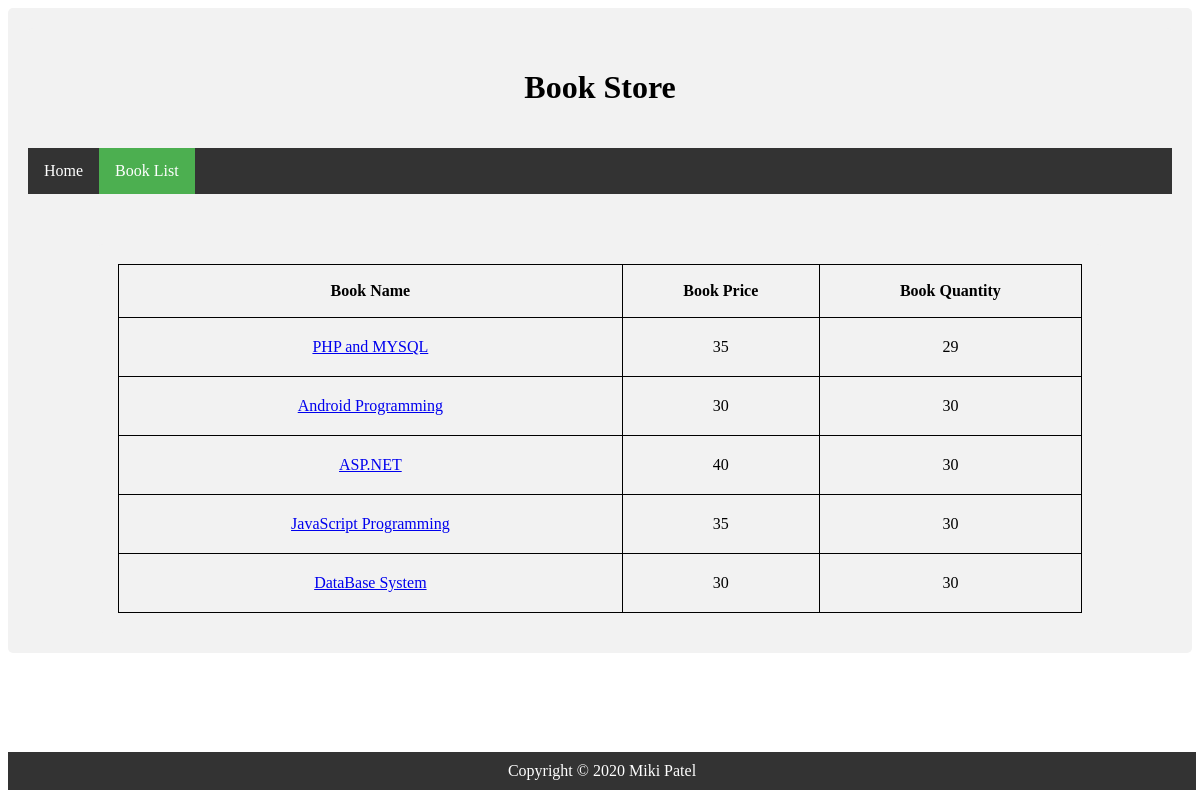
/Book.php, run on the app's committed database.
### tables this page shows
CREATE TABLE `bookinventory` (
  `Book_Id` int(11) NOT NULL,
  `Book_Name` varchar(50) NOT NULL,
  `Book_Price` int(200) NOT NULL,
  `Book_Quantity` int(200) NOT NULL
);

### Book.php (the view, shortened to what this page needs)
<!DOCTYPE html>
<html lang="en">
<head>
</head>
<body>
    <div class="wrapper">
    <div id="header">
        <header>
            <h1>Book Store</h1>
        </header>
    </div>
    <nav>
        <ul>
            <li><a href="index.php">Home</a></li>
            <li><a class="active" href="Book.php">Book List</a></li>
        </ul>
    </nav>
    <div id="table">
                <table>
                    <thead>
                        <tr>
                            <th>Book Name</th>
                            <th>Book Price</th>
                            <th>Book Quantity</th>
                        </tr>
                    </thead>
                    <tbody>
                        <?php
                             require('mysqli_connect.php');
                             $q = "SELECT * FROM bookinventory";
                                $data = $db->query($q);
                                if ($data->num_rows > 0) {
                                while($row = $data->fetch_assoc())
                                {
                                    echo "<tr>";
                                    echo "<td><a href='checkout.php?Book_Id=".$row['Book_Id']."'>" . $row['Book_Name'] . 	"</a></td>";
                                    echo "<td>" . $row['Book_Price'] . 		"</td>";
                                    echo "<td>" . $row['Book_Quantity'] . 	"</td>";
                                    echo "</tr>";
                                }
                            } else {
                                echo "0 results";
                            }
                        ?>
                    </tbody>
                </table>
            </div>
    </div>
    <footer class="footer">
        Copyright © 2020 Miki Patel
    </footer>
</body>
</html>

### Book.php (style rules this page uses)
ul { list-style-type: none; margin: 0; padding: 0; overflow: hidden; background-color: #333; }
li { float: left; }
li a { display: block; color: white; text-align: center; padding: 14px 16px; text-decoration: none; }
h1 { text-align:center; }
.active { background-color: #4CAF50; }
.footer { position: fixed; bottom: 0; width: 99%; background-color: #333; color: white; text-align: center; padding-top:10px; padding-bottom:10px; margin-bottom:10px; }
table, td, th { border: 1px solid black; }
table { border-collapse: collapse; width: 100%; }
th { height: 50px; }
td { text-align:center; padding:20px; }
#table { margin-top:50px; margin-right:70px; margin-left:70px; }
div { border-radius: 5px; background-color: #f2f2f2; padding: 20px; }

### data on the page
bookinventory: Book_Name "PHP and MYSQL", Book_Price "35", Book_Quantity "29"
bookinventory: Book_Name "Android Programming", Book_Price "30", Book_Quantity "30"
bookinventory: Book_Name "ASP.NET", Book_Price "40", Book_Quantity "30"
bookinventory: Book_Name "JavaScript Programming", Book_Price "35", Book_Quantity "30"
bookinventory: Book_Name "DataBase System", Book_Price "30", Book_Quantity "30"
